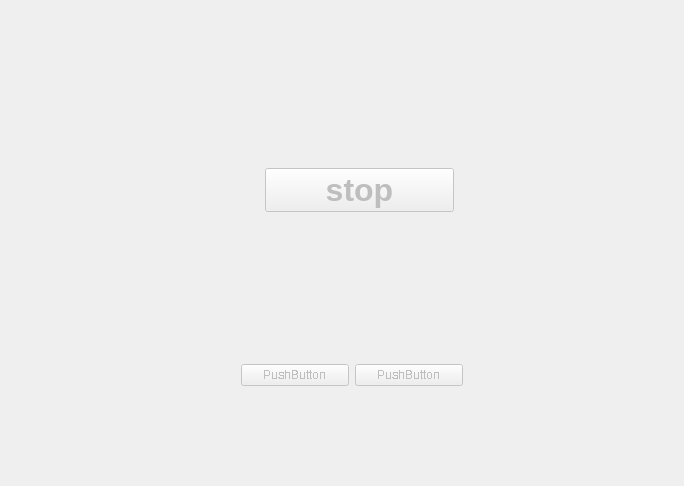
<?xml version="1.0" encoding="UTF-8"?>
<ui version="4.0">
 <class>Widget</class>
 <widget class="QWidget" name="Widget">
  <property name="windowModality">
   <enum>Qt::NonModal</enum>
  </property>
  <property name="enabled">
   <bool>false</bool>
  </property>
  <property name="geometry">
   <rect>
    <x>0</x>
    <y>0</y>
    <width>684</width>
    <height>486</height>
   </rect>
  </property>
  <property name="font">
   <font>
    <stylestrategy>NoAntialias</stylestrategy>
   </font>
  </property>
  <property name="contextMenuPolicy">
   <enum>Qt::NoContextMenu</enum>
  </property>
  <property name="acceptDrops">
   <bool>true</bool>
  </property>
  <property name="windowTitle">
   <string>Widget</string>
  </property>
  <property name="windowOpacity">
   <double>0.000000000000000</double>
  </property>
  <property name="autoFillBackground">
   <bool>false</bool>
  </property>
  <property name="styleSheet">
   <string notr="true">#Widget
{
background-color:black;
border-image:url(:/backgroung.JPG);
background:none;
border:none;
background-repeat:none;
}
</string>
  </property>
  <layout class="QVBoxLayout">
   <property name="leftMargin">
    <number>39</number>
   </property>
   <property name="topMargin">
    <number>16</number>
   </property>
   <item>
    <layout class="QVBoxLayout" name="verticalLayout_2">
     <item>
      <layout class="QHBoxLayout" name="horizontalLayout_4">
       <property name="leftMargin">
        <number>192</number>
       </property>
       <property name="topMargin">
        <number>22</number>
       </property>
       <property name="rightMargin">
        <number>204</number>
       </property>
       <item>
        <widget class="QPushButton" name="frontPushButton">
         <property name="minimumSize">
          <size>
           <width>12</width>
           <height>11</height>
          </size>
         </property>
         <property name="maximumSize">
          <size>
           <width>16777215</width>
           <height>16777215</height>
          </size>
         </property>
         <property name="sizeIncrement">
          <size>
           <width>71</width>
           <height>50</height>
          </size>
         </property>
         <property name="palette">
          <palette>
           <active>
            <colorrole role="WindowText">
             <brush brushstyle="SolidPattern">
              <color alpha="255">
               <red>0</red>
               <green>0</green>
               <blue>0</blue>
              </color>
             </brush>
            </colorrole>
            <colorrole role="Button">
             <brush brushstyle="SolidPattern">
              <color alpha="255">
               <red>85</red>
               <green>170</green>
               <blue>255</blue>
              </color>
             </brush>
            </colorrole>
            <colorrole role="Light">
             <brush brushstyle="SolidPattern">
              <color alpha="255">
               <red>213</red>
               <green>234</green>
               <blue>255</blue>
              </color>
             </brush>
            </colorrole>
            <colorrole role="Midlight">
             <brush brushstyle="SolidPattern">
              <color alpha="255">
               <red>149</red>
               <green>202</green>
               <blue>255</blue>
              </color>
             </brush>
            </colorrole>
            <colorrole role="Dark">
             <brush brushstyle="SolidPattern">
              <color alpha="255">
               <red>42</red>
               <green>85</green>
               <blue>127</blue>
              </color>
             </brush>
            </colorrole>
            <colorrole role="Mid">
             <brush brushstyle="SolidPattern">
              <color alpha="255">
               <red>56</red>
               <green>113</green>
               <blue>170</blue>
              </color>
             </brush>
            </colorrole>
            <colorrole role="Text">
             <brush brushstyle="SolidPattern">
              <color alpha="255">
               <red>0</red>
               <green>0</green>
               <blue>0</blue>
              </color>
             </brush>
            </colorrole>
            <colorrole role="BrightText">
             <brush brushstyle="SolidPattern">
              <color alpha="255">
               <red>255</red>
               <green>255</green>
               <blue>255</blue>
              </color>
             </brush>
            </colorrole>
            <colorrole role="ButtonText">
             <brush brushstyle="SolidPattern">
              <color alpha="255">
               <red>0</red>
               <green>0</green>
               <blue>0</blue>
              </color>
             </brush>
            </colorrole>
            <colorrole role="Base">
             <brush brushstyle="SolidPattern">
              <color alpha="255">
               <red>255</red>
               <green>255</green>
               <blue>255</blue>
              </color>
             </brush>
            </colorrole>
            <colorrole role="Window">
             <brush brushstyle="SolidPattern">
              <color alpha="255">
               <red>85</red>
               <green>170</green>
               <blue>255</blue>
              </color>
             </brush>
            </colorrole>
            <colorrole role="Shadow">
             <brush brushstyle="SolidPattern">
              <color alpha="255">
               <red>0</red>
               <green>0</green>
               <blue>0</blue>
              </color>
             </brush>
            </colorrole>
            <colorrole role="AlternateBase">
             <brush brushstyle="SolidPattern">
              <color alpha="255">
               <red>170</red>
               <green>212</green>
               <blue>255</blue>
              </color>
             </brush>
            </colorrole>
            <colorrole role="ToolTipBase">
             <brush brushstyle="SolidPattern">
              <color alpha="255">
               <red>255</red>
               <green>255</green>
               <blue>220</blue>
              </color>
             </brush>
            </colorrole>
            <colorrole role="ToolTipText">
             <brush brushstyle="SolidPattern">
              <color alpha="255">
               <red>0</red>
               <green>0</green>
               <blue>0</blue>
              </color>
             </brush>
            </colorrole>
           </active>
           <inactive>
            <colorrole role="WindowText">
             <brush brushstyle="SolidPattern">
              <color alpha="255">
               <red>0</red>
               <green>0</green>
               <blue>0</blue>
              </color>
             </brush>
            </colorrole>
            <colorrole role="Button">
             <brush brushstyle="SolidPattern">
              <color alpha="255">
               <red>85</red>
               <green>170</green>
               <blue>255</blue>
              </color>
             </brush>
            </colorrole>
            <colorrole role="Light">
             <brush brushstyle="SolidPattern">
              <color alpha="255">
               <red>213</red>
               <green>234</green>
               <blue>255</blue>
              </color>
             </brush>
            </colorrole>
            <colorrole role="Midlight">
             <brush brushstyle="SolidPattern">
              <color alpha="255">
               <red>149</red>
               <green>202</green>
               <blue>255</blue>
              </color>
             </brush>
            </colorrole>
            <colorrole role="Dark">
             <brush brushstyle="SolidPattern">
              <color alpha="255">
               <red>42</red>
               <green>85</green>
               <blue>127</blue>
              </color>
             </brush>
            </colorrole>
            <colorrole role="Mid">
             <brush brushstyle="SolidPattern">
              <color alpha="255">
               <red>56</red>
               <green>113</green>
               <blue>170</blue>
              </color>
             </brush>
            </colorrole>
            <colorrole role="Text">
             <brush brushstyle="SolidPattern">
              <color alpha="255">
               <red>0</red>
               <green>0</green>
               <blue>0</blue>
              </color>
             </brush>
            </colorrole>
            <colorrole role="BrightText">
             <brush brushstyle="SolidPattern">
              <color alpha="255">
               <red>255</red>
               <green>255</green>
               <blue>255</blue>
              </color>
             </brush>
            </colorrole>
            <colorrole role="ButtonText">
             <brush brushstyle="SolidPattern">
              <color alpha="255">
               <red>0</red>
               <green>0</green>
               <blue>0</blue>
              </color>
             </brush>
            </colorrole>
            <colorrole role="Base">
             <brush brushstyle="SolidPattern">
              <color alpha="255">
               <red>255</red>
               <green>255</green>
               <blue>255</blue>
              </color>
             </brush>
            </colorrole>
            <colorrole role="Window">
             <brush brushstyle="SolidPattern">
              <color alpha="255">
               <red>85</red>
               <green>170</green>
               <blue>255</blue>
              </color>
             </brush>
            </colorrole>
            <colorrole role="Shadow">
             <brush brushstyle="SolidPattern">
              <color alpha="255">
               <red>0</red>
               <green>0</green>
               <blue>0</blue>
              </color>
             </brush>
            </colorrole>
            <colorrole role="AlternateBase">
             <brush brushstyle="SolidPattern">
              <color alpha="255">
               <red>170</red>
               <green>212</green>
               <blue>255</blue>
              </color>
             </brush>
            </colorrole>
            <colorrole role="ToolTipBase">
             <brush brushstyle="SolidPattern">
              <color alpha="255">
               <red>255</red>
               <green>255</green>
               <blue>220</blue>
              </color>
             </brush>
            </colorrole>
            <colorrole role="ToolTipText">
             <brush brushstyle="SolidPattern">
              <color alpha="255">
               <red>0</red>
               <green>0</green>
               <blue>0</blue>
              </color>
             </brush>
            </colorrole>
           </inactive>
           <disabled>
            <colorrole role="WindowText">
             <brush brushstyle="SolidPattern">
              <color alpha="255">
               <red>42</red>
               <green>85</green>
               <blue>127</blue>
              </color>
             </brush>
            </colorrole>
            <colorrole role="Button">
             <brush brushstyle="SolidPattern">
              <color alpha="255">
               <red>85</red>
               <green>170</green>
               <blue>255</blue>
              </color>
             </brush>
            </colorrole>
            <colorrole role="Light">
             <brush brushstyle="SolidPattern">
              <color alpha="255">
               <red>213</red>
               <green>234</green>
               <blue>255</blue>
              </color>
             </brush>
            </colorrole>
            <colorrole role="Midlight">
             <brush brushstyle="SolidPattern">
              <color alpha="255">
               <red>149</red>
               <green>202</green>
               <blue>255</blue>
              </color>
             </brush>
            </colorrole>
            <colorrole role="Dark">
             <brush brushstyle="SolidPattern">
              <color alpha="255">
               <red>42</red>
               <green>85</green>
               <blue>127</blue>
              </color>
             </brush>
            </colorrole>
            <colorrole role="Mid">
             <brush brushstyle="SolidPattern">
              <color alpha="255">
               <red>56</red>
               <green>113</green>
               <blue>170</blue>
              </color>
             </brush>
            </colorrole>
            <colorrole role="Text">
             <brush brushstyle="SolidPattern">
              <color alpha="255">
               <red>42</red>
               <green>85</green>
               <blue>127</blue>
              </color>
             </brush>
            </colorrole>
            <colorrole role="BrightText">
             <brush brushstyle="SolidPattern">
              <color alpha="255">
               <red>255</red>
               <green>255</green>
               <blue>255</blue>
              </color>
             </brush>
            </colorrole>
            <colorrole role="ButtonText">
             <brush brushstyle="SolidPattern">
              <color alpha="255">
               <red>42</red>
               <green>85</green>
               <blue>127</blue>
              </color>
             </brush>
            </colorrole>
            <colorrole role="Base">
             <brush brushstyle="SolidPattern">
              <color alpha="255">
               <red>85</red>
               <green>170</green>
               <blue>255</blue>
              </color>
             </brush>
            </colorrole>
            <colorrole role="Window">
             <brush brushstyle="SolidPattern">
              <color alpha="255">
               <red>85</red>
               <green>170</green>
               <blue>255</blue>
              </color>
             </brush>
            </colorrole>
            <colorrole role="Shadow">
             <brush brushstyle="SolidPattern">
              <color alpha="255">
               <red>0</red>
               <green>0</green>
               <blue>0</blue>
              </color>
             </brush>
            </colorrole>
            <colorrole role="AlternateBase">
             <brush brushstyle="SolidPattern">
              <color alpha="255">
               <red>85</red>
               <green>170</green>
               <blue>255</blue>
              </color>
             </brush>
            </colorrole>
            <colorrole role="ToolTipBase">
             <brush brushstyle="SolidPattern">
              <color alpha="255">
               <red>255</red>
               <green>255</green>
               <blue>220</blue>
              </color>
             </brush>
            </colorrole>
            <colorrole role="ToolTipText">
             <brush brushstyle="SolidPattern">
              <color alpha="255">
               <red>0</red>
               <green>0</green>
               <blue>0</blue>
              </color>
             </brush>
            </colorrole>
           </disabled>
          </palette>
         </property>
         <property name="font">
          <font>
           <pointsize>24</pointsize>
           <weight>75</weight>
           <bold>true</bold>
          </font>
         </property>
         <property name="autoFillBackground">
          <bool>false</bool>
         </property>
         <property name="styleSheet">
          <string notr="true">#frontPushButton
{
background-color:transperent;
border-image:url(:/front.png);
background:none;
border:none;
background-repeat:none;
}
#frontPushButton:pressed
{
border-image:url(:/front.png);

}</string>
         </property>
         <property name="text">
          <string/>
         </property>
        </widget>
       </item>
      </layout>
     </item>
     <item>
      <layout class="QHBoxLayout" name="horizontalLayout_5">
       <property name="spacing">
        <number>26</number>
       </property>
       <property name="leftMargin">
        <number>12</number>
       </property>
       <property name="topMargin">
        <number>24</number>
       </property>
       <property name="rightMargin">
        <number>5</number>
       </property>
       <property name="bottomMargin">
        <number>8</number>
       </property>
       <item>
        <widget class="QPushButton" name="leftPushButton">
         <property name="font">
          <font>
           <pointsize>24</pointsize>
           <weight>75</weight>
           <bold>true</bold>
          </font>
         </property>
         <property name="styleSheet">
          <string notr="true">#leftPushButton
{
background-color:transperent;
border-image:url(:/left.png);
background:none;
border:none;
background-repeat:none;
}
#leftPushButton:pressed
{
border-image:url(:/left.png);

}</string>
         </property>
         <property name="text">
          <string/>
         </property>
        </widget>
       </item>
       <item>
        <widget class="QPushButton" name="stopPushButton">
         <property name="font">
          <font>
           <pointsize>24</pointsize>
           <weight>75</weight>
           <bold>true</bold>
          </font>
         </property>
         <property name="text">
          <string>stop</string>
         </property>
        </widget>
       </item>
       <item>
        <widget class="QPushButton" name="rightPushButton">
         <property name="font">
          <font>
           <pointsize>24</pointsize>
           <weight>75</weight>
           <bold>true</bold>
          </font>
         </property>
         <property name="styleSheet">
          <string notr="true">#rightPushButton
{
background-color:transperent;
border-image:url(:/right.png);
background:none;
border:none;
background-repeat:none;
}
#lrightPushButton:pressed
{
border-image:url(:/right.png);

}</string>
         </property>
         <property name="text">
          <string/>
         </property>
         <property name="autoDefault">
          <bool>true</bool>
         </property>
         <property name="default">
          <bool>true</bool>
         </property>
         <property name="flat">
          <bool>false</bool>
         </property>
        </widget>
       </item>
      </layout>
     </item>
    </layout>
   </item>
   <item>
    <layout class="QVBoxLayout" name="verticalLayout_4">
     <property name="leftMargin">
      <number>191</number>
     </property>
     <property name="topMargin">
      <number>28</number>
     </property>
     <property name="rightMargin">
      <number>199</number>
     </property>
     <property name="bottomMargin">
      <number>25</number>
     </property>
     <item>
      <widget class="QPushButton" name="backPushButton">
       <property name="maximumSize">
        <size>
         <width>666</width>
         <height>16777215</height>
        </size>
       </property>
       <property name="font">
        <font>
         <pointsize>24</pointsize>
         <weight>75</weight>
         <bold>true</bold>
        </font>
       </property>
       <property name="contextMenuPolicy">
        <enum>Qt::PreventContextMenu</enum>
       </property>
       <property name="styleSheet">
        <string notr="true">#backPushButton
{
background-color:transperent;
border-image:url(:/back.png);
background:none;
border:none;
background-repeat:none;
}
#backPushButton:pressed
{
border-image:url(:/back.png);

}
</string>
       </property>
       <property name="text">
        <string/>
       </property>
      </widget>
     </item>
     <item>
      <layout class="QHBoxLayout" name="horizontalLayout_6">
       <property name="leftMargin">
        <number>11</number>
       </property>
       <property name="topMargin">
        <number>4</number>
       </property>
       <property name="rightMargin">
        <number>11</number>
       </property>
       <item>
        <widget class="QPushButton" name="pushButton_2">
         <property name="text">
          <string>PushButton</string>
         </property>
        </widget>
       </item>
       <item>
        <widget class="QPushButton" name="pushButton">
         <property name="text">
          <string>PushButton</string>
         </property>
        </widget>
       </item>
      </layout>
     </item>
    </layout>
   </item>
  </layout>
 </widget>
 <layoutdefault spacing="6" margin="11"/>
 <resources/>
 <connections/>
</ui>
